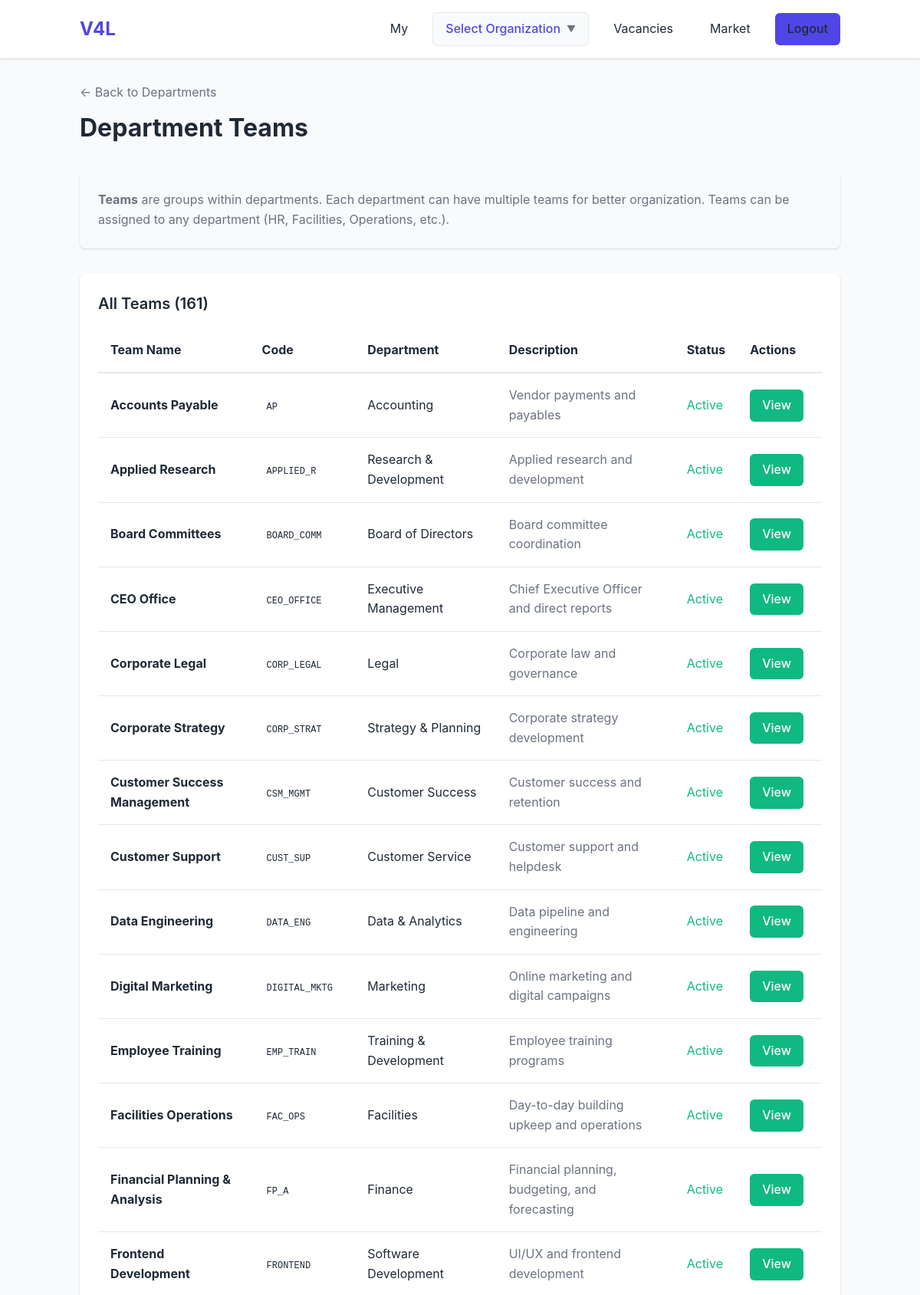
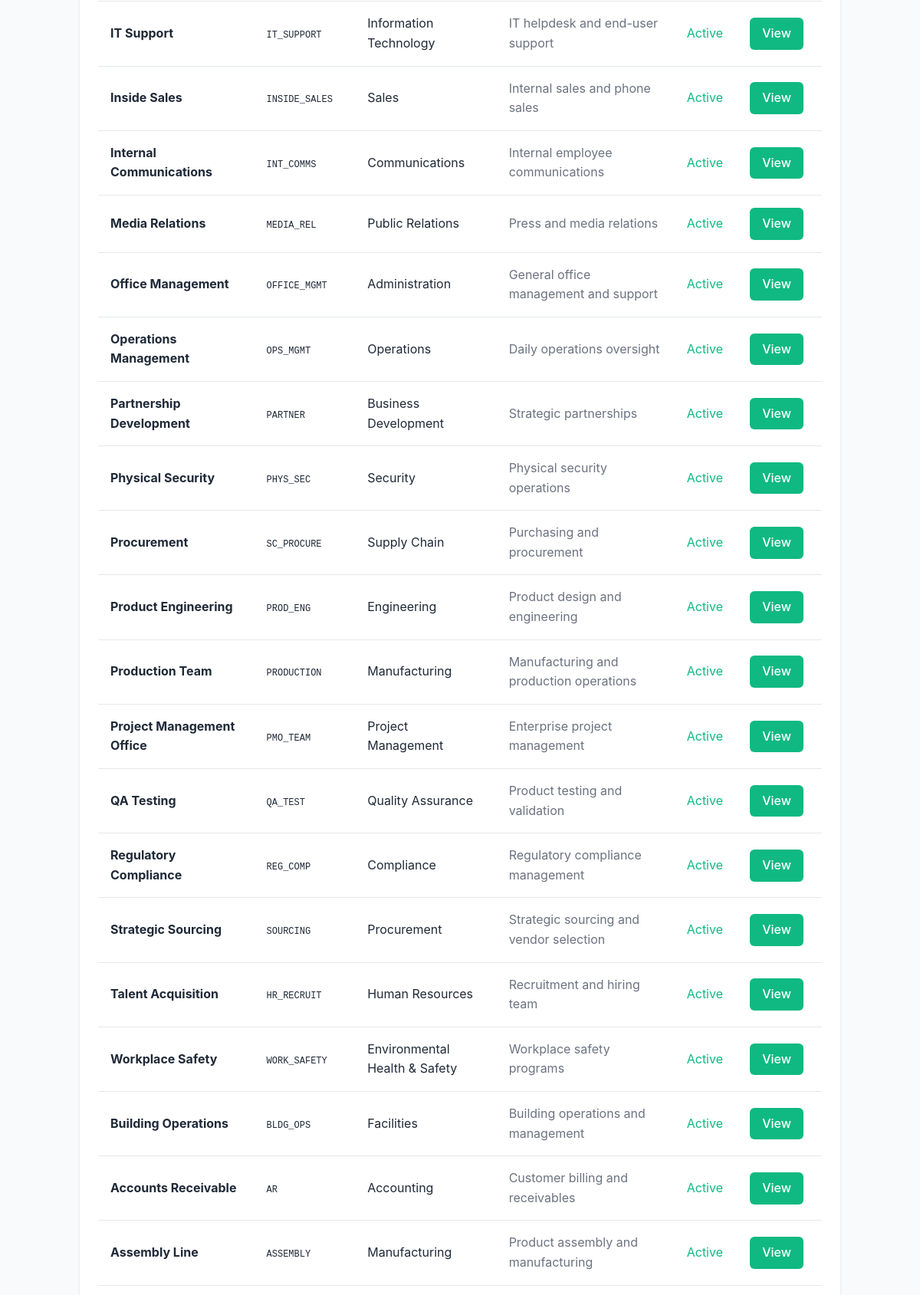
Screenshot of /public/organizations/departments/human_resource/teams/index.php (signed in, upper part) with the database file from the repository (2 pictures, top to bottom).
### tables this page shows
CREATE TABLE department_teams (
    id TEXT PRIMARY KEY,
    name TEXT NOT NULL,
    code TEXT UNIQUE NOT NULL,
    description TEXT,
    parent_team_id TEXT,
    organization_department_id TEXT,
    organization_id TEXT,
    is_active INTEGER DEFAULT 1,
    sort_order INTEGER DEFAULT 0,
    created_by TEXT,
    created_at TEXT DEFAULT CURRENT_TIMESTAMP,
    updated_by TEXT,
    updated_at TEXT,
    deleted_by TEXT,
    deleted_at TEXT,
    FOREIGN KEY (organization_department_id) REFERENCES organization_departments(id) ON DELETE CASCADE,
    FOREIGN KEY (parent_team_id) REFERENCES department_teams(id) ON DELETE SET NULL,
    FOREIGN KEY (organization_id) REFERENCES organizations(id) ON DELETE CASCADE,
    FOREIGN KEY (created_by) REFERENCES users(id) ON DELETE SET NULL
);

CREATE TABLE organization_departments (
    id TEXT PRIMARY KEY,
    name TEXT NOT NULL,
    code TEXT UNIQUE NOT NULL,
    description TEXT,
    parent_department_id TEXT,
    organization_id TEXT,
    is_active INTEGER DEFAULT 1,
    sort_order INTEGER DEFAULT 0,
    created_by TEXT,
    created_at TEXT DEFAULT CURRENT_TIMESTAMP,
    updated_by TEXT,
    updated_at TEXT,
    deleted_by TEXT,
    deleted_at TEXT,
    FOREIGN KEY (organization_id) REFERENCES organizations(id) ON DELETE CASCADE,
    FOREIGN KEY (parent_department_id) REFERENCES organization_departments(id) ON DELETE SET NULL,
    FOREIGN KEY (created_by) REFERENCES users(id) ON DELETE SET NULL
);

### src/classes/OrganizationDepartmentTeamRepository.php (called while the page is built, shortened)
<?php
class OrganizationDepartmentTeamRepository {
    private $db;
    private $tableName = 'department_teams';
    public function __construct() {
        $this->db = Database::getInstance();
    }
    public function findAllWithDepartments($limit = 1000, $offset = 0) {
        if ($this->db->getDriver() === 'sqlite') {
            $pdo = $this->db->getPdo();
            $stmt = $pdo->prepare("
                SELECT t.*, d.name as department_name, d.code as department_code
                FROM {$this->tableName} t
                LEFT JOIN organization_departments d ON t.organization_department_id = d.id
                WHERE t.deleted_at IS NULL
                ORDER BY t.sort_order ASC, t.name ASC
                LIMIT ? OFFSET ?
            ");
            $stmt->execute([$limit, $offset]);
            return $stmt->fetchAll();
        }
        return [];
    }
}

### public/organizations/departments/human_resource/teams/index.php (the view, shortened to what this page needs)
<?php
$auth = new Auth();
$auth->requireAuth();
$user = $auth->getCurrentUser();
$teamRepo = new OrganizationDepartmentTeamRepository();
$allTeams = $teamRepo->findAllWithDepartments();
$isSuperAdmin = Authorization::isSuperAdmin($user->getEmail());
include __DIR__ . '/../../../../../views/header.php';
?>
<div class="py-4">
    <div style="display: flex; justify-content: space-between; align-items: center; margin-bottom: 2rem;">
        <div>
            <a href="/organizations/departments/" class="text-muted" style="text-decoration: none;">&larr; Back to Departments</a>
            <h1 style="margin-top: 0.5rem;">Department Teams</h1>
        </div>
    </div>
    <div class="card" style="margin-bottom: 2rem; background: var(--bg-light);">
        <p class="text-muted" style="margin: 0;">
            <strong>Teams</strong> are groups within departments. Each department can have multiple teams for better organization.
            Teams can be assigned to any department (HR, Facilities, Operations, etc.).
        </p>
    </div>
    <div class="card">
        <h2 class="card-title">All Teams (<?php echo count($allTeams); ?>)</h2>
        <?php if (empty($allTeams)): ?>
            <div style="text-align: center; padding: 3rem 1rem;">
                <p class="text-muted" style="font-size: 1.2rem; margin-bottom: 1rem;">No Teams Yet</p>
                <p class="text-muted" style="margin-bottom: 2rem;">Create teams to organize your departments better.</p>
                <?php if ($isSuperAdmin): ?>
                    <a href="/organizations/departments/human_resource/teams/form/" class="btn btn-primary">Create Your First Team</a>
                <?php endif; ?>
            </div>
        <?php else: ?>
            <div style="overflow-x: auto;">
                <table style="width: 100%; border-collapse: collapse;">
                    <thead>
                        <tr style="border-bottom: 2px solid var(--border-color); text-align: left;">
                            <th style="padding: 1rem;">Team Name</th>
                            <th style="padding: 1rem;">Code</th>
                            <th style="padding: 1rem;">Department</th>
                            <th style="padding: 1rem;">Description</th>
                            <th style="padding: 1rem;">Status</th>
                            <th style="padding: 1rem;">Actions</th>
                        </tr>
                    </thead>
                    <tbody>
                        <?php foreach ($allTeams as $team): ?>
                            <tr style="border-bottom: 1px solid var(--border-color);">
                                <td style="padding: 1rem;">
                                    <strong><?php echo htmlspecialchars($team['name']); ?></strong>
                                </td>
                                <td style="padding: 1rem;">
                                    <code style="background: var(--bg-light); padding: 0.125rem 0.375rem; border-radius: 4px; font-size: 0.75rem;">
                                        <?php echo htmlspecialchars($team['code']); ?>
                                    </code>
                                </td>
                                <td style="padding: 1rem;">
                                    <?php echo htmlspecialchars($team['department_name'] ?? 'N/A'); ?>
                                </td>
                                <td style="padding: 1rem;">
                                    <?php if (!empty($team['description'])): ?>
                                        <span class="text-muted"><?php echo htmlspecialchars(substr($team['description'], 0, 50)); ?><?php echo strlen($team['description']) > 50 ? '...' : ''; ?></span>
                                    <?php else: ?>
                                        <span class="text-muted">-</span>
                                    <?php endif; ?>
                                </td>
                                <td style="padding: 1rem;">
                                    <?php if ($team['is_active']): ?>
                                        <span style="color: var(--secondary-color);">Active</span>
                                    <?php else: ?>
                                        <span style="color: var(--text-light);">Inactive</span>
                                    <?php endif; ?>
                                </td>
                                <td style="padding: 1rem; white-space: nowrap;">
                                    <a href="/organizations/departments/human_resource/teams/view/?id=<?php echo $team['id']; ?>" class="btn btn-secondary" style="padding: 0.5rem 1rem; margin-right: 0.5rem;">View</a>
                                </td>
                            </tr>
                        <?php endforeach; ?>
                    </tbody>
                </table>
            </div>
        <?php endif; ?>
    </div>
</div>
<?php include __DIR__ . '/../../../../../views/footer.php'; ?>

### public/css/style.css (style rules this page uses)
* { margin: 0; padding: 0; box-sizing: border-box; }
:root { --primary-color: #4F46E5; --primary-dark: #4338CA; --secondary-color: #10B981; --danger-color: #EF4444; --warning-color: #F59E0B; --text-color: #1F2937; --text-light: #6B7280; --bg-color: #F9FAFB; --white: #FFFFFF; --border-color: #E5E7EB; --shadow: 0 1px 3px 0 rgba(0, 0, 0, 0.1), 0 1px 2px 0 rgba(0, 0, 0, 0.06); --shadow-md: 0 4px 6px -1px rgba(0, 0, 0, 0.1), 0 2px 4px -1px rgba(0, 0, 0, 0.06); --shadow-lg: 0 10px 15px -3px rgba(0, 0, 0, 0.1), 0 4px 6px -2px rgba(0, 0, 0, 0.05); }
body { font-family: -apple-system, BlinkMacSystemFont, 'Segoe UI', Roboto, 'Helvetica Neue', Arial, sans-serif; color: var(--text-color); background-color: var(--bg-color); line-height: 1.6; font-size: 16px; }
.btn { display: inline-block; padding: 0.75rem 1.5rem; border: none; border-radius: 0.375rem; font-size: 1rem; font-weight: 500; text-align: center; cursor: pointer; transition: all 0.2s; text-decoration: none; }
.btn-secondary { background-color: var(--secondary-color); color: var(--white); }
.card { background-color: var(--white); border-radius: 0.5rem; box-shadow: var(--shadow); padding: 1.5rem; margin-bottom: 1.5rem; }
.card-title { font-size: 1.25rem; font-weight: 600; margin-bottom: 1rem; }
.py-4 { padding-top: 2rem; padding-bottom: 2rem; }
.text-muted { color: var(--text-light); }

### rows the page displays
department_teams: name "Accounts Payable", code "AP", organization_department.name "Accounting", description "Vendor payments and payables", is_active "Active"
department_teams: name "Applied Research", code "APPLIED_R", organization_department.name "Research & Development", description "Applied research and development", is_active "Active"
department_teams: name "Board Committees", code "BOARD_COMM", organization_department.name "Board of Directors", description "Board committee coordination", is_active "Active"
department_teams: name "CEO Office", code "CEO_OFFICE", organization_department.name "Executive Management", description "Chief Executive Officer and direct reports", is_active "Active"
department_teams: name "Corporate Legal", code "CORP_LEGAL", organization_department.name "Legal", description "Corporate law and governance", is_active "Active"
department_teams: name "Corporate Strategy", code "CORP_STRAT", organization_department.name "Strategy & Planning", description "Corporate strategy development", is_active "Active"
department_teams: name "Customer Success Management", code "CSM_MGMT", organization_department.name "Customer Success", description "Customer success and retention", is_active "Active"
department_teams: name "Customer Support", code "CUST_SUP", organization_department.name "Customer Service", description "Customer support and helpdesk", is_active "Active"
department_teams: name "Data Engineering", code "DATA_ENG", organization_department.name "Data & Analytics", description "Data pipeline and engineering", is_active "Active"
department_teams: name "Digital Marketing", code "DIGITAL_MKTG", organization_department.name "Marketing", description "Online marketing and digital campaigns", is_active "Active"
department_teams: name "Employee Training", code "EMP_TRAIN", organization_department.name "Training & Development", description "Employee training programs", is_active "Active"
department_teams: name "Facilities Operations", code "FAC_OPS", organization_department.name "Facilities", description "Day-to-day building upkeep and operations", is_active "Active"
department_teams: name "Financial Planning & Analysis", code "FP_A", organization_department.name "Finance", description "Financial planning, budgeting, and forecasting", is_active "Active"
department_teams: name "Frontend Development", code "FRONTEND", organization_department.name "Software Development", description "UI/UX and frontend development", is_active "Active"
department_teams: name "IT Support", code "IT_SUPPORT", organization_department.name "Information Technology", description "IT helpdesk and end-user support", is_active "Active"
department_teams: name "Inside Sales", code "INSIDE_SALES", organization_department.name "Sales", description "Internal sales and phone sales", is_active "Active"
department_teams: name "Internal Communications", code "INT_COMMS", organization_department.name "Communications", description "Internal employee communications", is_active "Active"
department_teams: name "Media Relations", code "MEDIA_REL", organization_department.name "Public Relations", description "Press and media relations", is_active "Active"
department_teams: name "Office Management", code "OFFICE_MGMT", organization_department.name "Administration", description "General office management and support", is_active "Active"
department_teams: name "Operations Management", code "OPS_MGMT", organization_department.name "Operations", description "Daily operations oversight", is_active "Active"
department_teams: name "Partnership Development", code "PARTNER", organization_department.name "Business Development", description "Strategic partnerships", is_active "Active"
department_teams: name "Physical Security", code "PHYS_SEC", organization_department.name "Security", description "Physical security operations", is_active "Active"
department_teams: name "Procurement", code "SC_PROCURE", organization_department.name "Supply Chain", description "Purchasing and procurement", is_active "Active"
department_teams: name "Product Engineering", code "PROD_ENG", organization_department.name "Engineering", description "Product design and engineering", is_active "Active"
department_teams: name "Production Team", code "PRODUCTION", organization_department.name "Manufacturing", description "Manufacturing and production operations", is_active "Active"
department_teams: name "Project Management Office", code "PMO_TEAM", organization_department.name "Project Management", description "Enterprise project management", is_active "Active"
department_teams: name "QA Testing", code "QA_TEST", organization_department.name "Quality Assurance", description "Product testing and validation", is_active "Active"
department_teams: name "Regulatory Compliance", code "REG_COMP", organization_department.name "Compliance", description "Regulatory compliance management", is_active "Active"
department_teams: name "Strategic Sourcing", code "SOURCING", organization_department.name "Procurement", description "Strategic sourcing and vendor selection", is_active "Active"
department_teams: name "Talent Acquisition", code "HR_RECRUIT", organization_department.name "Human Resources", description "Recruitment and hiring team", is_active "Active"
department_teams: name "Workplace Safety", code "WORK_SAFETY", organization_department.name "Environmental Health & Safety", description "Workplace safety programs", is_active "Active"
department_teams: name "Building Operations", code "BLDG_OPS", organization_department.name "Facilities", description "Building operations and management", is_active "Active"
department_teams: name "Accounts Receivable", code "AR", organization_department.name "Accounting", description "Customer billing and receivables", is_active "Active"
department_teams: name "Assembly Line", code "ASSEMBLY", organization_department.name "Manufacturing", description "Product assembly and manufacturing", is_active "Active"

### other values shown
count($allTeams) "161"
